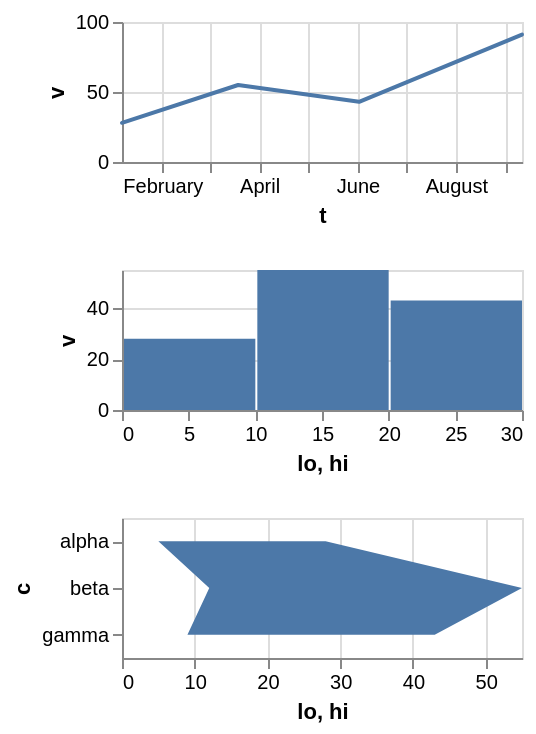

Vega-Lite specification for this chart:
### Vega-Lite specification from a JSON file in a GitHub repository (floating-point values rounded to 4 significant figures)
{"$schema": "https://vega.github.io/schema/vega-lite/v6.json", "description": "A stated `orient` is an **argument** to the rule that decides orientation, not a way past it. Upstream's own comment on the call says so — \"set orient, which can be overridden by rules as sometimes the specified orient is invalid\" — and only two of the blocks in `orient()` ask for the stated value, the ranged bar's, where the direction is genuinely ambiguous, and the line's. Everything else answers from the encoding and then *logs* that it overrode what the chart asked for. The blocks are a `switch` whose cases all fall through, so which of them a mark reaches is the whole of the rule. The first row is a **trail**, which matches no case at all and is therefore vertical by the `return 'vertical'` under the entire switch: it asks to be horizontal and is not one, where a `line` in the same position would be. The second is a bar over a column that arrived bucketed, which the very first block settles as vertical before the stated value is ever read. The third is an area ranged along x asking to be vertical, which it cannot be: the block that allows a ranged mark to choose is the *bar's*, and an area never reaches it — it is answered one block further down, where the second position decides alone. A ranged **bar** in the same shape does get the direction it asks for. Read as one flattened pass, with the stated value taken first, all three rows simply got what they asked for.", "vconcat": [{"width": 200, "height": 70, "data": {"values": [{"t": "2024-01-07", "v": 28}, {"t": "2024-03-19", "v": 55}, {"t": "2024-06-02", "v": 43}, {"t": "2024-09-11", "v": 91}]}, "mark": {"type": "trail", "orient": "horizontal"}, "encoding": {"x": {"field": "t", "type": "temporal"}, "y": {"field": "v", "type": "quantitative"}}}, {"width": 200, "height": 70, "data": {"values": [{"lo": 0, "hi": 10, "v": 28}, {"lo": 10, "hi": 20, "v": 55}, {"lo": 20, "hi": 30, "v": 43}]}, "mark": {"type": "bar", "orient": "horizontal"}, "encoding": {"x": {"field": "lo", "bin": "binned", "type": "quantitative"}, "x2": {"field": "hi"}, "y": {"field": "v", "type": "quantitative"}}}, {"width": 200, "height": 70, "data": {"values": [{"c": "alpha", "lo": 5, "hi": 28}, {"c": "beta", "lo": 12, "hi": 55}, {"c": "gamma", "lo": 9, "hi": 43}]}, "mark": {"type": "area", "orient": "vertical"}, "encoding": {"x": {"field": "lo", "type": "quantitative"}, "x2": {"field": "hi"}, "y": {"field": "c", "type": "nominal"}}}]}
